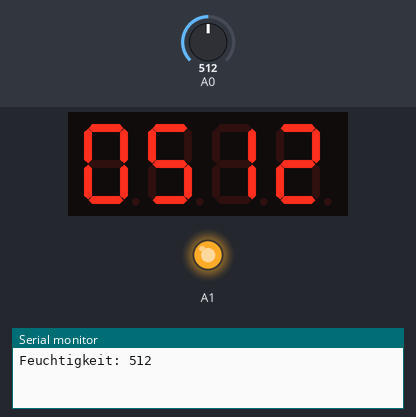
Bench run of a sketch on a simulated Arduino Uno, built with avr-gcc and run on an emulated ATmega328P. Shown: 4-digit seven-segment display, output pins drawn as LEDs (lit = HIGH), the last lines printed to the serial monitor. Wiring (inferred from the names in the program): 4-digit 7-segment display, segments lit when HIGH: segments pin 2, pin 3, pin 4, pin 5, pin 6, pin 7, pin 8, pin 9; digit selects pin 10, pin 11, pin 12, pin 13. The test bench sets the inputs (shaded band); at power-on: A0 = 512. The segment pins are drawn as the display they are named for; pins used as bus, display or sensor lines are not drawn.

Above: at 1.8 s.
1.9 s: A0 set to 716
At 2.6 s:
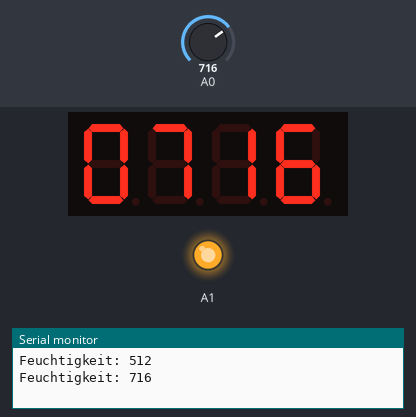
3.5 s: A0 set to 900
At 5.2 s:
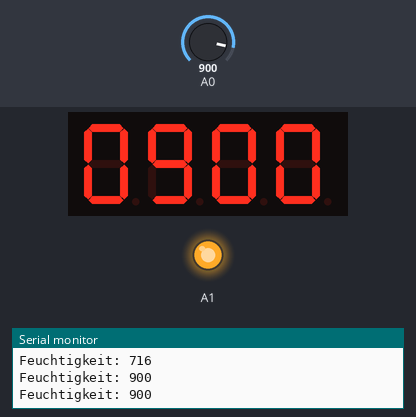
5.5 s: A0 set to 1023
At 6.8 s:
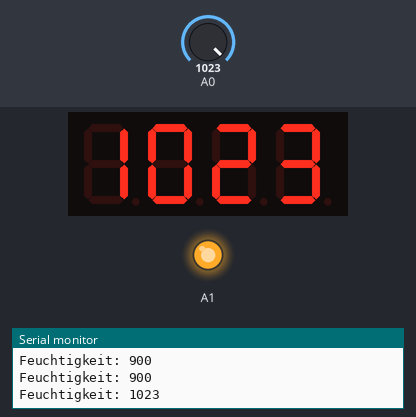
Timing chart, 0 to 8.5 s (numbered marks = the images above; inputs shaded):
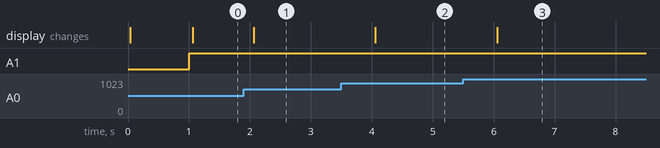

The sketch:

Erde_Feuchtigkeit.ino
```cpp
////////////////////////////// I/O
const int a = 2;
const int b = 3;
const int c = 4;
const int d = 5;
const int e = 6;
const int f = 7;
const int g = 8;
const int dot = 9;
const int c1 = 10;
const int c2 = 11;
const int c3 = 12;
const int c4 = 13;

////////////////////////////// Variablen
unsigned long timer_display = 0;
int display_wo = 1;
unsigned long timer_messen = 0;
int feuchtigkeit;

////////////////////////////// Konstanten
const byte b0 = 0b00111111; //Welche Segmente für welche Zahl angeschaltet werden müssen, hier 0
const byte b1 = 0b00000110; //1
const byte b2 = 0b01011011; //...
const byte b3 = 0b01001111;
const byte b4 = 0b01100110;
const byte b5 = 0b01101101;
const byte b6 = 0b01111101;
const byte b7 = 0b00000111;
const byte b8 = 0b01111111;
const byte b9 = 0b01101111;

////////////////////////////// Funktionen
void setDigit(int com, int zahl, bool punkt); //einzelnes Digit setzen
void setDisplay(int zahl); // bis 4 stellig Zahl ausgeben


void setup() {
  Serial.begin(9600);

  pinMode(a,OUTPUT); //Alle benötigten Pins auf OUTPUT
  pinMode(b,OUTPUT);
  pinMode(c,OUTPUT);
  pinMode(d,OUTPUT);
  pinMode(e,OUTPUT);
  pinMode(f,OUTPUT);
  pinMode(g,OUTPUT);
  pinMode(dot,OUTPUT);
  pinMode(c1,OUTPUT);
  pinMode(c2,OUTPUT);
  pinMode(c3,OUTPUT);
  pinMode(c4,OUTPUT);

  digitalWrite(a,LOW); //Alle auf aus setzen
  digitalWrite(b,LOW);
  digitalWrite(c,LOW);
  digitalWrite(d,LOW);
  digitalWrite(e,LOW);
  digitalWrite(f,LOW);
  digitalWrite(g,LOW);
  digitalWrite(dot,LOW);
  digitalWrite(c1,HIGH);
  digitalWrite(c2,HIGH);
  digitalWrite(c3,HIGH);
  digitalWrite(c4,HIGH);

  setDisplay(8888); //Alle Segmente  an, zur prüfung

}

void loop()
{
  if((timer_messen + 1000) < millis()) //Jede Sekunde Wert auslesen, Seriell ausgeben und in Variable speichern
  {
    feuchtigkeit= analogRead(A0);
    Serial.print("Feuchtigkeit: ");
    Serial.print(analogRead(A0));
    Serial.print("\n");
    analogWrite(A1,(200));
    timer_messen = millis();
  }

  setDisplay(feuchtigkeit); //Feuchtigkeit ausgeben
}


void setDigit(int com, int zahl, bool punkt)
{
  byte wahl;

  if(zahl == 0) wahl = b0; //zahl zu binärwerten zuordnen
  else if(zahl == 1) wahl = b1;
  else if(zahl == 2) wahl = b2;
  else if(zahl == 3) wahl = b3;
  else if(zahl == 4) wahl = b4;
  else if(zahl == 5) wahl = b5;
  else if(zahl == 6) wahl = b6;
  else if(zahl == 7) wahl = b7;
  else if(zahl == 8) wahl = b8;
  else if(zahl == 9) wahl = b9;

  digitalWrite(c2,HIGH); //alle Digits ausschalten
  digitalWrite(c3,HIGH);
  digitalWrite(c4,HIGH);
  digitalWrite(c1,HIGH);

  digitalWrite(a,bitRead(wahl,0)); //gewählte Konfiguration schreiben
  digitalWrite(b,bitRead(wahl,1));
  digitalWrite(c,bitRead(wahl,2));
  digitalWrite(d,bitRead(wahl,3));
  digitalWrite(e,bitRead(wahl,4));
  digitalWrite(f,bitRead(wahl,5));
  digitalWrite(g,bitRead(wahl,6));
  digitalWrite(dot,punkt);

  if(com == c1) //Gewünschter Digit anschalten
  {
    digitalWrite(c1,LOW);
  }
  else if(com == c2)
  {
    digitalWrite(c2,LOW);
  }
  else if(com == c3)
  {
    digitalWrite(c3,LOW);
  }
  else if(com == c4)
  {
    digitalWrite(c4,LOW);
  }
}

void setDisplay(int zahl)
{
  unsigned int intervall = 1000; //Intervall, wie lange jedes Segment an sein soll

  int einer = zahl % 10; //Erste Stelle berechnen
  int zehner = ((zahl -einer) % 100) / 10; //Zweite Stelle berechnen
  int hunderter = ((zahl-einer-(zehner*10)) % 1000) / 100; //dritte Stelle berechnen
  int tausender = (zahl - einer - (zehner*10) - (hunderter * 100))/1000; //vierte Stelle berechnen

  if(((timer_display + intervall) < micros()) && display_wo == 1)
  {
    setDigit(c1,tausender,0);
    display_wo = 2;
  }
  else if(((timer_display + intervall*2) < micros()) && display_wo == 2)
  {
    setDigit(c2,hunderter,0);
    display_wo = 3;
  }
  else if(((timer_display + intervall*3) < micros()) && display_wo == 3)
  {
    setDigit(c3,zehner,0);
    display_wo = 4;
  }
  else if(((timer_display + intervall*4) < micros()) && display_wo == 4)
  {
    setDigit(c4,einer,0);
    display_wo = 1;
    timer_display = micros();
  }
}
```

Measured:
- after the input at 1.9 s, the display: changes after 0.16 s (image 1)
- after the input at 3.5 s, the display: changes after 0.56 s (image 2)
- after the input at 5.5 s, the display: changes after 0.56 s (image 3)
